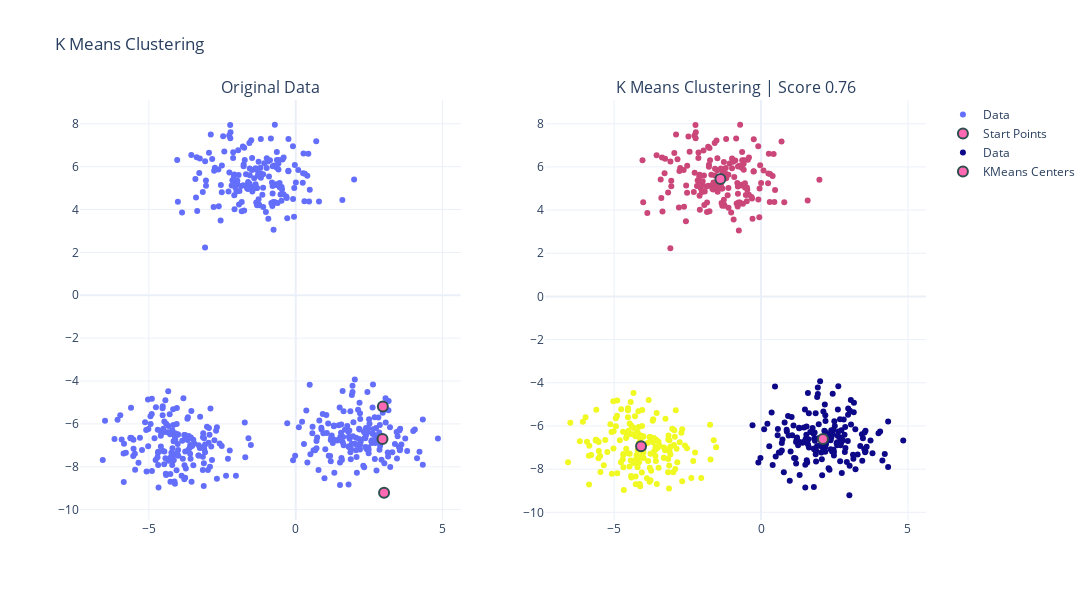

Here is the notebook cell this chart was saved with:
### Markdown cell above
-----------------------
# Clustering ([L.11](https://drc-cs.github.io/cs326/lectures/L11_unsupervised_machine_learning/#/))

In this section, you will be asked to implement the following functions in `clustering_and_time_series.py`:

1. **k_means**: Implement the K-means algorithm. The function takes the data points and the number of clusters K as input and returns the centroids of the K clusters. The algorithm should stop when the centroids do not change anymore.
2. **pairwise_manhattan_distance**: Implement a pairwise Manhattan distance function. The function takes two sets of data points as input and returns the pairwise Manhattan distance between the two sets of data points.
2. **local_silhouette_score**: Implement the silhouette score. The function takes the data points, the cluster labels, and the distance metric as input and returns the silhouette score of the clustering.
3. **dbscan**: Use the DBSCAN algorithm from sklearn. The function takes the data points, the epsilon value, and the minimum number of points as input and returns the cluster labels.

### Code cell
from clustering_and_time_series import k_means, local_silhouette_score

# Make blobs for KMeans.
X, y = sklearn_datasets.make_blobs(n_samples=500, centers=3, random_state=111)

# Grab three (k = 3) starting points.
start_points = X[[1, 2, 3], :]

# Run KMeans.
centers, labels = k_means(X, 3, start_points.copy(), max_iter = 5)
score = local_silhouette_score(X, labels, metric = "euclidean")

# Plot KMeans Results
fig = make_subplots(rows=1, cols=2, subplot_titles=("Original Data", f"K Means Clustering | Score {score:.2f}"))
fig.add_trace(go.Scatter(x=X[:, 0], y=X[:, 1], mode='markers', name = "Data"), row=1, col=1)
fig.add_trace(go.Scatter(x=start_points[:, 0], y=start_points[:, 1], mode='markers', marker=dict(size=10, color='hotpink', line=dict(width=2, color='DarkSlateGrey')), name = "Start Points"), row=1, col=1)
fig.add_trace(go.Scatter(x=X[:, 0], y=X[:, 1], mode='markers', name = "Data", marker=dict(color=labels)), row=1, col=2)
fig.add_trace(go.Scatter(x=centers[:, 0], y=centers[:, 1], mode='markers', marker=dict(size=10, color='hotpink', line=dict(width=2, color='DarkSlateGrey')), name = "KMeans Centers"), row=1, col=2)
fig.update_layout(title='K Means Clustering', height=600, width=1200, template='plotly_white', showlegend=True)
fig.show()

### Figure 1 — Plotly figure (JSON) as saved in the notebook; plotly's stock layout.template omitted (floating-point values rounded to 4 significant figures; data arrays with more than 128 entries replaced by an {"elided": "..."} marker saying what was removed)
{"data": [{"mode": "markers", "name": "Data", "type": "scatter", "x": {"elided": "500 float values"}, "xaxis": "x", "y": {"elided": "500 float values"}, "yaxis": "y"}, {"marker": {"color": "hotpink", "line": {"color": "DarkSlateGrey", "width": 2}, "size": 10}, "mode": "markers", "name": "Start Points", "type": "scatter", "x": [2.954, 2.967, 3.008], "xaxis": "x", "y": [-6.701, -5.186, -9.21], "yaxis": "y"}, {"marker": {"color": {"elided": "500 int values"}}, "mode": "markers", "name": "Data", "type": "scatter", "x": {"elided": "500 float values"}, "xaxis": "x2", "y": {"elided": "500 float values"}, "yaxis": "y2"}, {"marker": {"color": "hotpink", "line": {"color": "DarkSlateGrey", "width": 2}, "size": 10}, "mode": "markers", "name": "KMeans Centers", "type": "scatter", "x": [2.107, -1.383, -4.085], "xaxis": "x2", "y": [-6.603, 5.437, -6.935], "yaxis": "y2"}], "layout": {"annotations": [{"font": {"size": 16}, "showarrow": false, "text": "Original Data", "x": 0.225, "xanchor": "center", "xref": "paper", "y": 1, "yanchor": "bottom", "yref": "paper"}, {"font": {"size": 16}, "showarrow": false, "text": "K Means Clustering | Score 0.76", "x": 0.775, "xanchor": "center", "xref": "paper", "y": 1, "yanchor": "bottom", "yref": "paper"}], "height": 600, "showlegend": true, "title": {"text": "K Means Clustering"}, "width": 1200, "xaxis": {"anchor": "y", "domain": [0, 0.45]}, "xaxis2": {"anchor": "y2", "domain": [0.55, 1]}, "yaxis": {"anchor": "x", "domain": [0, 1]}, "yaxis2": {"anchor": "x2", "domain": [0, 1]}}}
